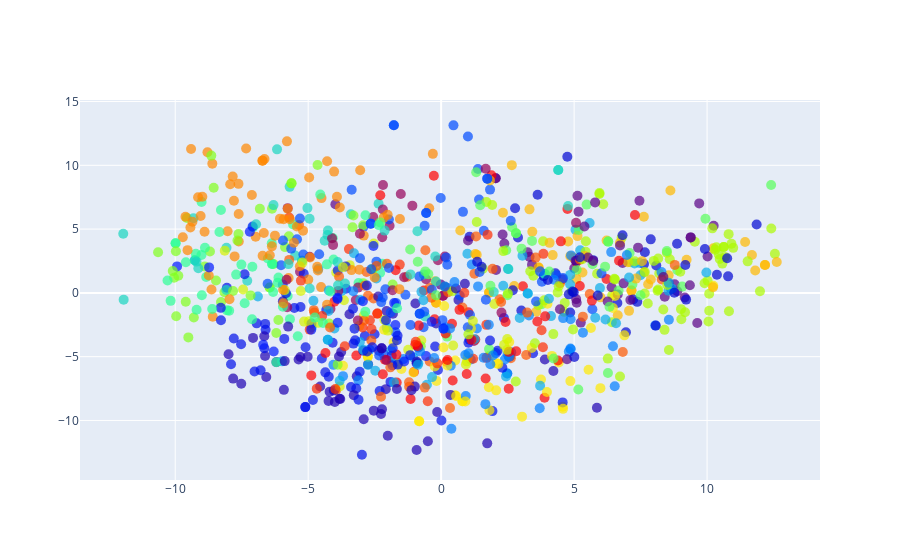

The notebook cell this image was saved under:
### Code cell
import plotly.graph_objects as go

fig = go.Figure()

marker = go.scatter.Marker(
    color=df_with_emb['centroid'],
    colorscale='rainbow',
    size=10,
    opacity=0.7
)

centroid_marker = go.scatter.Marker(
    symbol='x',
    size=20,
    opacity=0.5,
    color='gray'
)

fig.add_trace(go.Scatter(x=df_with_emb['pca_1'], y=df_with_emb['pca_2'], mode='markers', hovertext=df_with_emb['Motion'], marker=marker))
# fig.add_trace(go.Scatter(x=pca_centroids[:, 0], y=pca_centroids[:, 1], mode='markers', marker=centroid_marker))

fig.show()

### Figure 1 — Plotly figure (JSON) as saved in the notebook; plotly's stock layout.template omitted (floating-point values rounded to 4 significant figures; data arrays with more than 128 entries replaced by an {"elided": "..."} marker saying what was removed)
{"data": [{"hovertext": {"elided": "1011 str values"}, "marker": {"color": {"elided": "1011 int values"}, "colorscale": [[0, "rgb(150,0,90)"], [0.125, "rgb(0,0,200)"], [0.25, "rgb(0,25,255)"], [0.375, "rgb(0,152,255)"], [0.5, "rgb(44,255,150)"], [0.625, "rgb(151,255,0)"], [0.75, "rgb(255,234,0)"], [0.875, "rgb(255,111,0)"], [1, "rgb(255,0,0)"]], "opacity": 0.7, "size": 10}, "mode": "markers", "type": "scatter", "x": {"elided": "1011 float values"}, "y": {"elided": "1011 float values"}}], "layout": {}}
